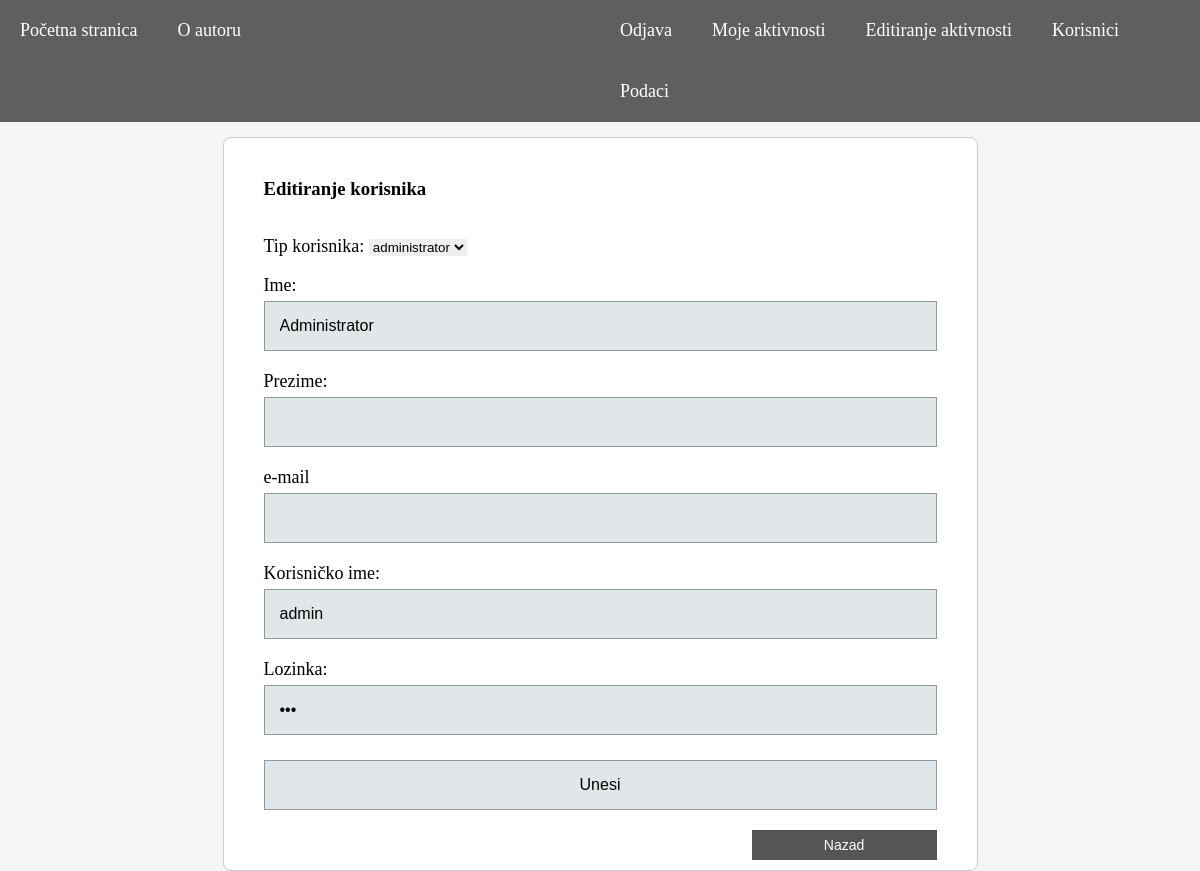
/editiranje_korisnika.php?id=1 (signed in), run on the app's committed database.
### tables this page shows
CREATE TABLE IF NOT EXISTS `korisnik` (
  `korisnik_id` INT(10) NOT NULL AUTO_INCREMENT,
  `tip_id` INT(10) NOT NULL,
  `korisnicko_ime` VARCHAR(50) NOT NULL,
  `lozinka` VARCHAR(50) NOT NULL,
  `ime` VARCHAR(100) NOT NULL,
  `prezime` VARCHAR(100) NOT NULL,
  `email` VARCHAR(50) NULL,
  `slika` TEXT NULL,
  PRIMARY KEY (`korisnik_id`),
  INDEX `fk_korisnik_tip_korisnika_idx` (`tip_id` ASC),
  CONSTRAINT `fk_korisnik_tip_korisnika`
    FOREIGN KEY (`tip_id`)
    REFERENCES `tip_korisnika` (`tip_id`)
    ON DELETE NO ACTION
    ON UPDATE NO ACTION);

CREATE TABLE IF NOT EXISTS `tip_korisnika` (
  `tip_id` INT(10) NOT NULL AUTO_INCREMENT,
  `naziv` VARCHAR(50) NOT NULL,
  PRIMARY KEY (`tip_id`));

### baza.php (called while the page is built, shortened)
<?php
function izvrsiUpit($veza,$upit){
	$rezultat = mysqli_query($veza,$upit);
	return $rezultat;
}
?>

### editiranje_korisnika.php (the view, shortened to what this page needs)
<?php
	include_once("baza.php");
	$veza = otvoriVezu();
	$id_update_korisnik = $_GET['id'];
	$upit = "SELECT * FROM korisnik WHERE korisnik_id = ".$id_update_korisnik;
	$rezultat = izvrsiUpit($veza,$upit);
	$rezultat_ispis = mysqli_fetch_assoc($rezultat);
	$upit = "SELECT * FROM tip_korisnika";
	$tipovi = izvrsiUpit($veza,$upit);
?>
<!DOCTYPE html>
<html>
	<head>
		<link rel="stylesheet" type="text/css" href="style.css" />
	</head>
	<body>
		<?PHP
			include("meni.php");
		?>
		<div class="wrapper">
			<div class="opis-udruge">
			<h3> Editiranje korisnika </h3> <br><br>
			<form name="forma" id="forma" method="POST"
			action="<?php echo $_SERVER["PHP_SELF"]."?id=".$id_update_korisnik; ?>" >
				<label for="tip_id">Tip korisnika: </label>
				<select name="tip_id" id="tip_id">
					<?php
						while($row = mysqli_fetch_array($tipovi))
						{
							echo "<option value=\"".$row["tip_id"]."\"";
							if($rezultat_ispis['tip_id'] == $row["tip_id"])
							{
								echo " selected=\"selected\" ";
							}
							echo ">".$row["naziv"]."</option>";
						}
					?>
				</select>
				<br/> <br/>
				<label for="ime">Ime: </label>
				<input class="forma-stil" name="ime" id="ime" type="text" value="<?php echo $rezultat_ispis['ime']; ?>" />
				<br/>
				<label for="prezime">Prezime: </label>
				<input class="forma-stil" name="prezime" id="prezime" type="text" value="<?php echo $rezultat_ispis['prezime']; ?>" />
				<br/>
				<label for="email">e-mail</label>
				<input class="forma-stil" name="email" id="email" type="text" value="<?php echo $rezultat_ispis['email']; ?>" />
				<br/>
				<label for="korime">Korisničko ime: </label>
				<input class="forma-stil" name="korime" id="korime" type="text" value="<?php echo $rezultat_ispis['korisnicko_ime']; ?>" />
				<br/>
				<label for="loznika">Lozinka: </label>
				<input class="forma-stil" name="lozinka" id="lozinka" type="password" value="<?php echo $rezultat_ispis['lozinka']; ?>" />
				<br/>
				<input class="forma-stil" type="submit" name="submit" id="submit"
					   value="Unesi" />
			</form>
			<button class="nazad"><a href="korisnici.php"> Nazad </a></button>
		</div>
		</div>
	</body>
</html>

### style.css (style rules this page uses)
* { padding: 0; margin: 0; border:0; box-sizing: border-box; outline:0; }
body { background-color: #F5F5F5; }
.wrapper { width: 755px; margin: 15px auto 0px auto; border: 1px solid #ccc; background-color: #fff; -webkit-border-radius: 8px; -moz-border-radius: 8px; border-radius: 8px; }
form label { font-size: 18px; margin-bottom:10px; }
.opis-udruge { padding: 40px; }
.forma-stil { border: 1px solid #949A9C; font-size: 16px; height: auto; margin: 0; outline: 0; padding: 15px; width: 100%; background-color: #E1E6E8; color: #000; margin: 5px 0px 20px 0px; }
.nazad { background-color: #555; float: right; padding: 7px; width: 185px; }
.nazad a { text-decoration: none; font-size: 14px; color: #fff; }

### data on the page
korisnik: tip_id "administrator", ime "Administrator", korime "admin"
